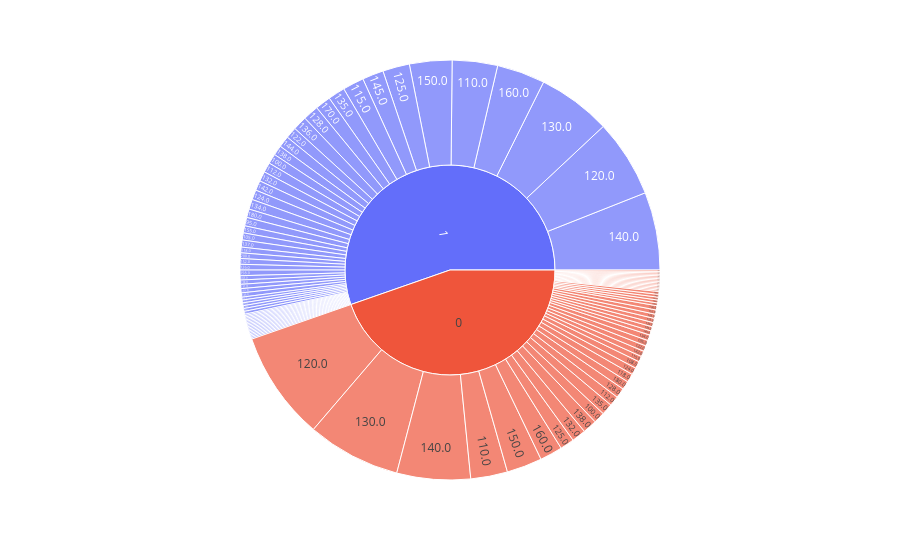

The notebook cell this image was saved under:
### Code cell
px.sunburst(heart_df, path=['HeartDisease', 'RestingBP'])
